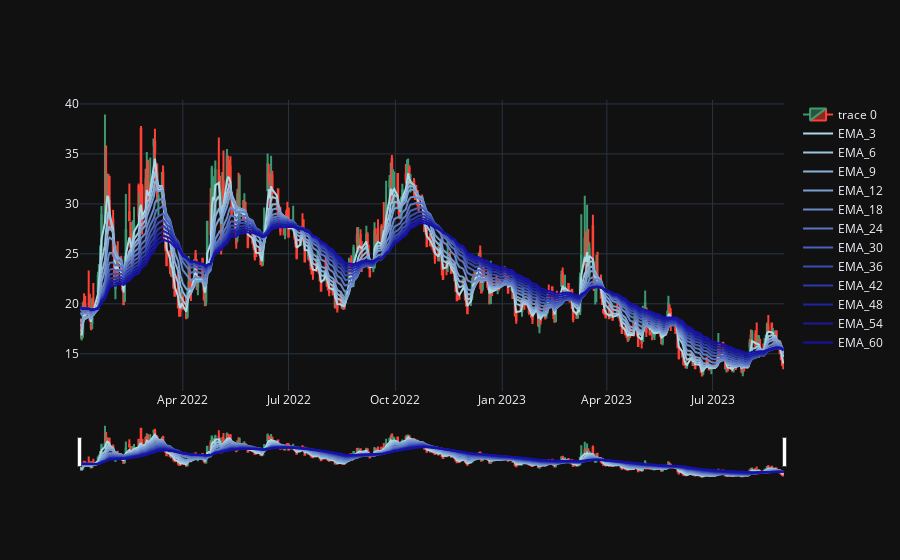

This figure's notebook cell:
### Markdown cell above
### Visualizing the data

### Code cell
viz_df_1 = OHLC_df.copy(deep=True)
viz_df_1 = viz_df_1.merge(ema_indicators_df, on='Date', how='left')
viz_df_1 = viz_df_1[viz_df_1['Date'] >= '2022-01-01']

fig = go.Figure(data=[go.Candlestick(x=viz_df_1['Date'],
                open=viz_df_1['Open'],
                high=viz_df_1['High'],
                low=viz_df_1['Low'],
                close=viz_df_1['Close']),
                go.Scatter(x=viz_df_1['Date'], y=viz_df_1['EMA_3'],  line=dict(color='#ADD8E6', width=2), name='EMA_3'),
                go.Scatter(x=viz_df_1['Date'], y=viz_df_1['EMA_6'],  line=dict(color='#9CC4DF', width=2), name='EMA_6'),
                go.Scatter(x=viz_df_1['Date'], y=viz_df_1['EMA_9'],  line=dict(color='#8CB1D8', width=2), name='EMA_9'),
                go.Scatter(x=viz_df_1['Date'], y=viz_df_1['EMA_12'], line=dict(color='#7B9DD0', width=2), name='EMA_12'),
                go.Scatter(x=viz_df_1['Date'], y=viz_df_1['EMA_18'], line=dict(color='#6B89C9', width=2), name='EMA_18'),
                go.Scatter(x=viz_df_1['Date'], y=viz_df_1['EMA_24'], line=dict(color='#5B75C1', width=2), name='EMA_24'),
                go.Scatter(x=viz_df_1['Date'], y=viz_df_1['EMA_30'], line=dict(color='#4B61BA', width=2), name='EMA_30'),
                go.Scatter(x=viz_df_1['Date'], y=viz_df_1['EMA_36'], line=dict(color='#3B4DB2', width=2), name='EMA_36'),
                go.Scatter(x=viz_df_1['Date'], y=viz_df_1['EMA_42'], line=dict(color='#2B39AB', width=2), name='EMA_42'),
                go.Scatter(x=viz_df_1['Date'], y=viz_df_1['EMA_48'], line=dict(color='#1C25A3', width=2), name='EMA_48'),
                go.Scatter(x=viz_df_1['Date'], y=viz_df_1['EMA_54'], line=dict(color='#1C179C', width=2), name='EMA_54'),
                go.Scatter(x=viz_df_1['Date'], y=viz_df_1['EMA_60'], line=dict(color='#1611A8', width=2), name='EMA_60'),
                        ])

fig.update_layout(xaxis_rangeslider_visible=True)
fig.show()

### Figure 1 — Plotly figure (JSON) as saved in the notebook; plotly's stock layout.template omitted (floating-point values rounded to 4 significant figures; data arrays with more than 128 entries replaced by an {"elided": "..."} marker saying what was removed)
{"data": [{"close": {"elided": "418 float values"}, "high": {"elided": "418 float values"}, "low": {"elided": "418 float values"}, "open": {"elided": "418 float values"}, "type": "candlestick", "x": {"elided": "418 str values"}}, {"line": {"color": "#ADD8E6", "width": 2}, "name": "EMA_3", "type": "scatter", "x": {"elided": "418 str values"}, "y": {"elided": "418 float values"}}, {"line": {"color": "#9CC4DF", "width": 2}, "name": "EMA_6", "type": "scatter", "x": {"elided": "418 str values"}, "y": {"elided": "418 float values"}}, {"line": {"color": "#8CB1D8", "width": 2}, "name": "EMA_9", "type": "scatter", "x": {"elided": "418 str values"}, "y": {"elided": "418 float values"}}, {"line": {"color": "#7B9DD0", "width": 2}, "name": "EMA_12", "type": "scatter", "x": {"elided": "418 str values"}, "y": {"elided": "418 float values"}}, {"line": {"color": "#6B89C9", "width": 2}, "name": "EMA_18", "type": "scatter", "x": {"elided": "418 str values"}, "y": {"elided": "418 float values"}}, {"line": {"color": "#5B75C1", "width": 2}, "name": "EMA_24", "type": "scatter", "x": {"elided": "418 str values"}, "y": {"elided": "418 float values"}}, {"line": {"color": "#4B61BA", "width": 2}, "name": "EMA_30", "type": "scatter", "x": {"elided": "418 str values"}, "y": {"elided": "418 float values"}}, {"line": {"color": "#3B4DB2", "width": 2}, "name": "EMA_36", "type": "scatter", "x": {"elided": "418 str values"}, "y": {"elided": "418 float values"}}, {"line": {"color": "#2B39AB", "width": 2}, "name": "EMA_42", "type": "scatter", "x": {"elided": "418 str values"}, "y": {"elided": "418 float values"}}, {"line": {"color": "#1C25A3", "width": 2}, "name": "EMA_48", "type": "scatter", "x": {"elided": "418 str values"}, "y": {"elided": "418 float values"}}, {"line": {"color": "#1C179C", "width": 2}, "name": "EMA_54", "type": "scatter", "x": {"elided": "418 str values"}, "y": {"elided": "418 float values"}}, {"line": {"color": "#1611A8", "width": 2}, "name": "EMA_60", "type": "scatter", "x": {"elided": "418 str values"}, "y": {"elided": "418 float values"}}], "layout": {"xaxis": {"rangeslider": {"visible": true}}}}
